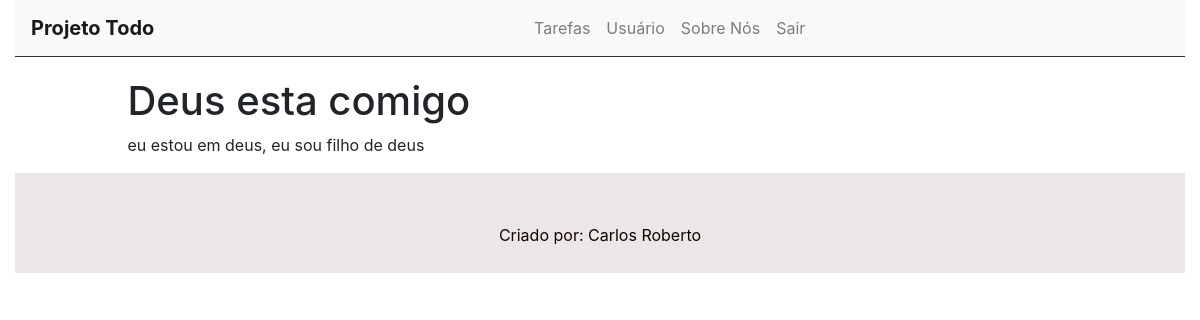
The app's page /task/10 (signed in) with its own data.
### task/models.py (models this page shows, shortened)
class Task(models.Model):
    STATUS = (
        ('doing','fazendo'),
        ('done','feito'),
    )
    title = models.CharField(max_length=255,)
    description = models.TextField()
    done = models.CharField(
        max_length=5,
        choices=STATUS,
    )
    user = models.ForeignKey(get_user_model(), on_delete=models.CASCADE)
    created_at = models.DateTimeField(auto_now_add=True)
    update_at= models.DateTimeField(auto_now=True)

### task/views.py (the view)
# urls.py: path('task/<int:id>', views.taskView, name='task-view'),
@login_required
def taskView(request, id):
    task = get_object_or_404(Task, pk=id)
    return render(request, 'tasks/task.html', {'task':task})

### task/templates/tasks/task.html (shortened to what this page needs)
{% extends 'base.html' %}
{% block content %}
    <div class="offset-1 col-10 list-div">
        <h1>{{ task.title }}</h1>
        <p> {{ task.description }} <p>
    </div>
{% endblock  %}

### task/static/css/styles.css (style rules this page uses)
.list-div { padding: 0; }

### records on screen
Task: title "Deus esta comigo", description "eu estou em deus, eu sou filho de deus"
